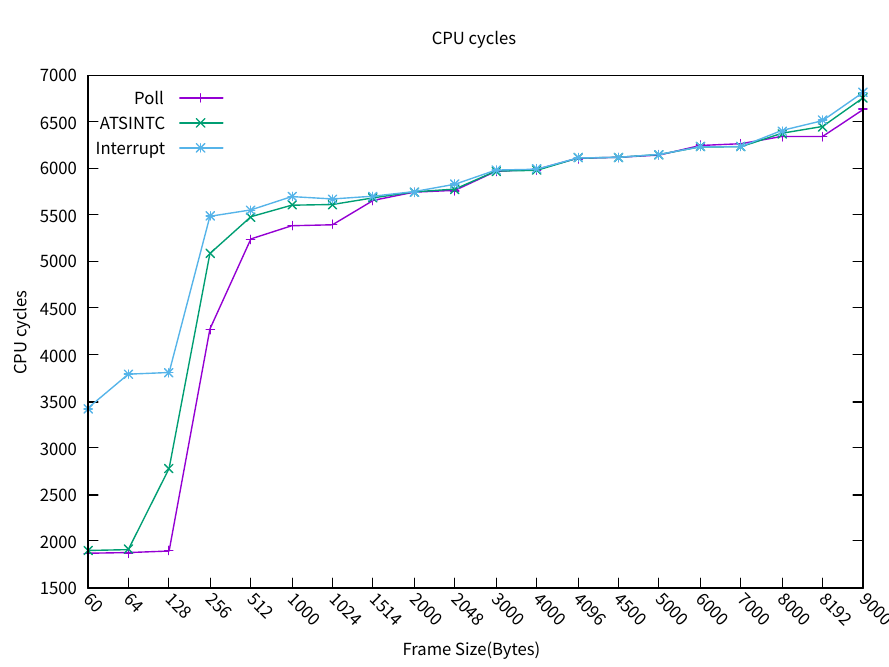

This chart was generated by the following gnuplot code:
# set terminal pngcairo  transparent enhanced font "arial,10" fontscale 1.0 size 600, 400 
# set output 'histograms.1.png'
set key fixed left top vertical Right noreverse noenhanced autotitle nobox
set style data linespoints
set datafile missing '-'
set xtics border in scale 1,0.5 nomirror rotate by -45  autojustify
set xtics  norangelimit 
set xtics   ()
set xlabel 'Frame Size(Bytes)'
set ylabel 'CPU cycles'
set title "CPU cycles" 
set xrange [ * : * ] noreverse writeback
set yrange [ * : * ] noreverse writeback
set colorbox vertical origin screen 0.9, 0.2 size screen 0.05, 0.6 front  noinvert bdefault
NO_ANIMATION = 1
## Last datafile plotted: "throughput.dat"
plot 'receive.dat' using 2:xtic(1) title columnheader(2), for [i=3:4] '' using i title columnheader(i)
